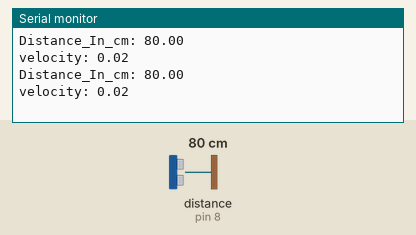
A sketch run on a simulated Arduino Uno, built with avr-gcc and run on an emulated ATmega328P. Shown: the last lines printed to the serial monitor. Wiring (inferred from the names in the program): ultrasonic range finder: trigger pin 7; echo pin 8. The test bench sets the inputs (shaded band); at power-on: distance to the obstacle (sensor on pin 8) 80 cm. The echo pulse lasts 58.3 µs per cm.

Above: at 3.8 s.
3.9 s: distance to the obstacle (sensor on pin 8) set to 2 cm
At 6.5 s:
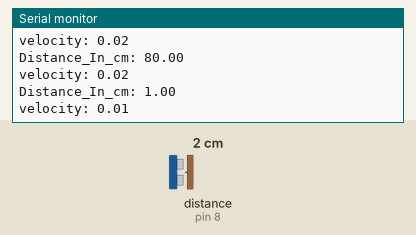
7.8 s: distance to the obstacle (sensor on pin 8) set to 4 cm
At 10.0 s:
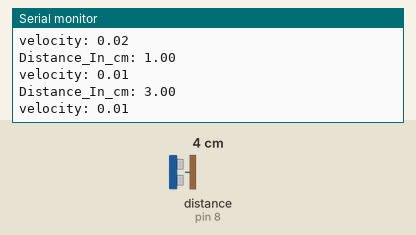
Timing chart, 0 to 11.5 s (numbered marks = the images above; inputs shaded):
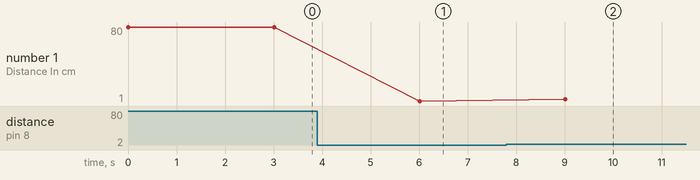

The sketch:

Ultrasonic_Sensor_HRS04_Code.ino
```cpp
const int trigPin = 7;
const int echoPin = 8;

long duration;
float distance, velocity;

void setup() {
pinMode(trigPin, OUTPUT);
pinMode(echoPin, INPUT);
Serial.begin(9600);
}

void loop() {
digitalWrite(trigPin, LOW);
delayMicroseconds(2);

digitalWrite(trigPin, HIGH);
delayMicroseconds(10);
digitalWrite(trigPin, LOW);

duration = pulseIn(echoPin, HIGH);
distance= duration/29/2;
Serial.print("Distance_In_cm: ");
Serial.println(distance);
velocity= (distance/duration);
Serial.print("velocity: ");
Serial.println(velocity);
//Serial.print("time: ");
//Serial.println(duration);
delay(3000);

}
```

Measured:
- after the input at 3.9 s, the serial monitor: prints a new line after 2.1 s (image 1)
- after the input at 7.8 s, the serial monitor: prints a new line after 1.2 s (image 2)
- plotted number 1: 80 → 1 after the input at 3.9 s, 1 → 3 after the input at 7.8 s
